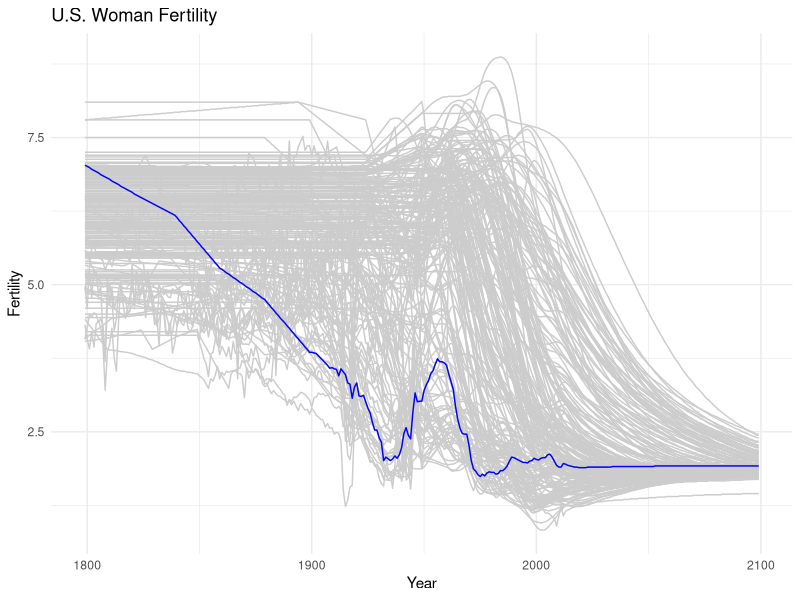

Write R code to recreate this figure.
## ---- chunk 1
library(tidyverse)
## ---- chunk 2
library(readr)
Womanfertility <- read_csv("Womanfertility.csv")
#View(Womanfertility)


Woman.long <- pivot_longer(Womanfertility, cols=!country, names_to = "Year",values_to="Fertility")
Woman.long$Year <- as.numeric(Woman.long$Year)
Woman.long<-na.omit(Woman.long)

Woman.US <- subset(Woman.long, Woman.long$country=="United States")

ggplot(Woman.long, aes(x =Year, y=Fertility, group=country))+ #geom_smooth() + 
  geom_line(color="gray80") +
  geom_line(data=Woman.US, mapping=aes(x=Year, y=Fertility), color="blue") + 
  theme(legend.position = "none") +theme_minimal() + ggtitle("U.S. Woman Fertility")

plot.circ <- function(cutoff){
Woman.US$fertility.above <- ifelse(Woman.US$fertility > cutoff, 
                                    Woman.US$fertility, NA)
data <- cbind(1:5); 
data1 <- cbind(15:20)
data2 <- cbind(25:30)
}

x <- c(2,5,3,9,8,11,6)
count <- 0
for (val in x) {
if(val %% 2 == 0)  count = count+1
}
print(count)


